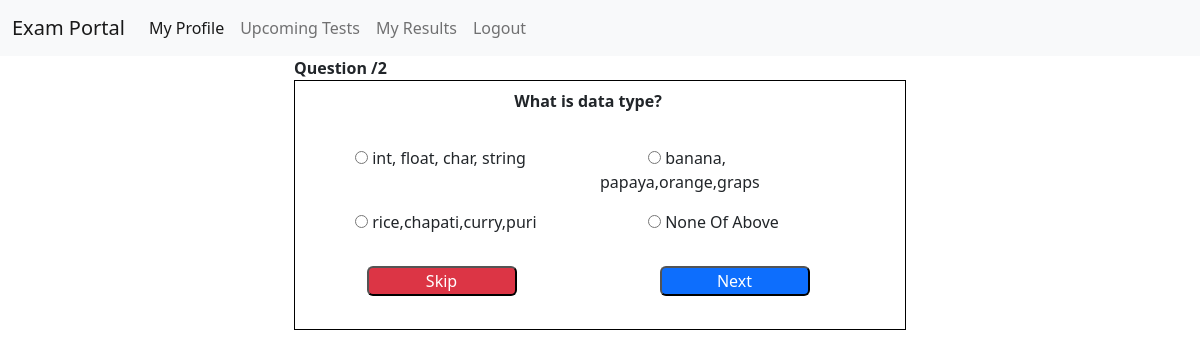
Page /students/quiz.php?test_id=6 on the committed database.
### tables this page shows
CREATE TABLE `questions` (
  `q_id` int(11) NOT NULL,
  `test_id` int(11) NOT NULL,
  `q_title` text NOT NULL,
  `op1` text NOT NULL,
  `op2` text NOT NULL,
  `op3` text NOT NULL,
  `op4` text NOT NULL,
  `answer` text NOT NULL,
  `created_date` datetime NOT NULL DEFAULT current_timestamp(),
  `status` tinyint(2) NOT NULL DEFAULT 1
);

### students/quiz.php (the view, shortened to what this page needs)
<?php
include('header.php');
include('navbar.php');
include('dbconnect.php');
$test_id = $_GET['test_id'];
$qnum = $_GET['qnum'];
$countofQ = $conn->query("select count(*) as total from questions where test_id = $test_id");
$totalQ = mysqli_fetch_assoc($countofQ);
$decrementedQnum = ($qnum > 0)? $qnum-1 : 0;
$questionData = $conn->query("select * from questions where test_id = $test_id limit $decrementedQnum,1");
?>
<div class="row text-center">
    <div class="col-md-3"></div>
    <div class="col-md-6 text-center">
        <div class="row justify-center fw-bold">
            Question <?php
            if(!empty($qnum)) {
                 echo $qnum; } ?>/<?php if(!empty($totalQ['total'])) { echo $totalQ['total'];
            } else { echo '0'; }?>
        </div>
        <div class="row border border-black" style="height:250px">
        <?php foreach($questionData as $question) {?>
        <div class="row justify-center mt-2"> <b><?php echo $question['q_title'];?></b> </div>
        <div class="row text-start justify-left">
            <div class="col-md-6"> <span class="ms-5">
                <input type="radio" name="answer" value="<?php echo $question['op1'];?>">
                 <?php echo $question['op1'];?>
                 </span>
            </div>
            <div class="col-md-6">
                 <span class="ms-5">
                    <input type="radio" name="answer" value="<?php echo $question['op2'];?>">
                    <?php echo $question['op2'];?>
                 </span>
            </div>
            <div class="col-md-6">
                <span class="ms-5">
                    <input type="radio" name="answer" value="<?php echo $question['op3'];?>">
                     <?php echo $question['op3'];?>
                     </span>
         </div>
            <div class="col-md-6">
                 <span class="ms-5">
                     <input type="radio" name="answer" value="<?php echo $question['op4'];?>">
                      <?php echo $question['op4'];?>
                    </span>
            </div>
        </div>
        <?php } ?>
        <div class="row mt-3">
        <div class="col-md-6">
            <button type="button" class="bg-danger rounded text-white" style="width:150px;"> Skip </button>
        </div>
        <div class="col-md-6">
            <button type="button" class="bg-primary rounded text-white" style="width:150px;"> Next </button>
        </div>
        </div>
    </div>
</div>
</div>
<?php include('footer.php');?>

### rows in the picture
questions: q_title "What is data type?", op1 "int, float, char, string", op2 "banana, papaya,orange,graps", op3 "rice,chapati,curry,puri", op4 "None Of Above"

### other values in the picture
$totalQ['total'] "2"
